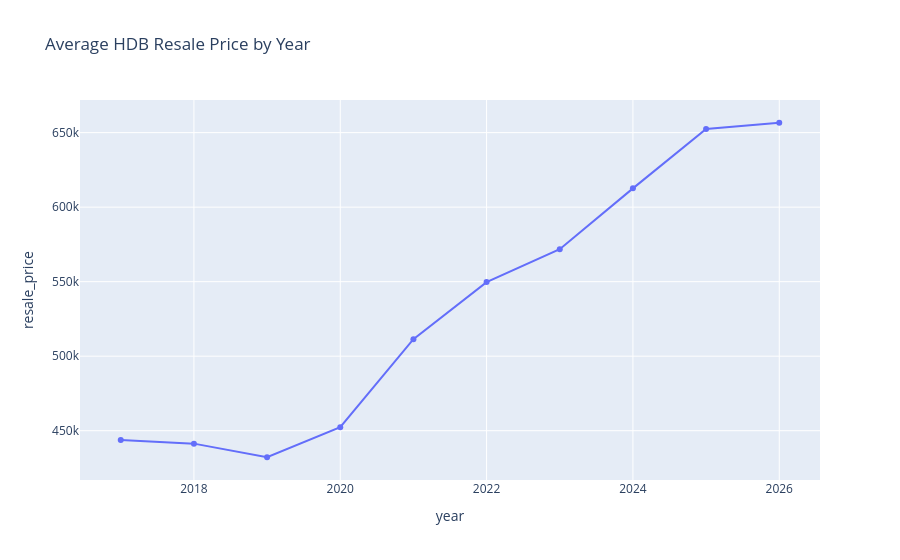

Write notebook code for a chart like this one.
### Code cell
yearly_prices = df_hdb.groupby("year", as_index=False)["resale_price"].mean()

px.line(
    yearly_prices,
    x="year",
    y="resale_price",
    markers=True,
    title="Average HDB Resale Price by Year"
)

### Figure 1 — Plotly figure (JSON) as saved in the notebook; plotly's stock layout.template omitted (floating-point values rounded to 4 significant figures)
{"data": [{"hovertemplate": "year=%{x}<br>resale_price=%{y}<extra></extra>", "legendgroup": "", "line": {"color": "#636efa", "dash": "solid"}, "marker": {"symbol": "circle"}, "mode": "lines+markers", "name": "", "orientation": "v", "showlegend": false, "type": "scatter", "x": [2017, 2018, 2019, 2020, 2021, 2022, 2023, 2024, 2025, 2026], "xaxis": "x", "y": [443700.0, 441300.0, 432200.0, 452300.0, 511400.0, 549700.0, 571800.0, 612600.0, 652500.0, 656600.0], "yaxis": "y"}], "layout": {"legend": {"tracegroupgap": 0}, "title": {"text": "Average HDB Resale Price by Year"}, "xaxis": {"anchor": "y", "domain": [0, 1], "title": {"text": "year"}}, "yaxis": {"anchor": "x", "domain": [0, 1], "title": {"text": "resale_price"}}}}
